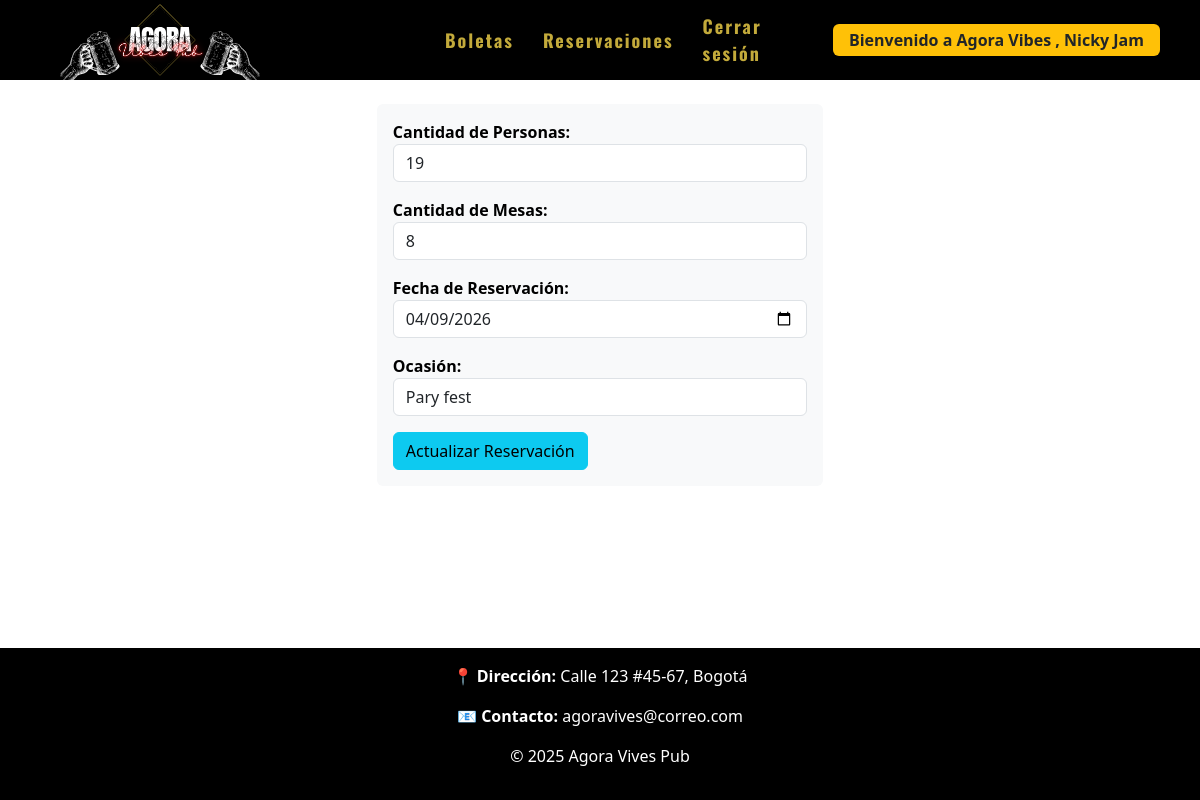
Page /reservacion/editar/9/ (signed in) on the committed database.
### LoginApp/models.py (models this page shows, shortened)
class Usuario(AbstractUser):
    username = None
    TIPOS = (
        (1, 'Administrador'),
        (2, 'Empleado'),
        (3, 'Cliente'),
    )
    numero_documento = models.IntegerField(unique=True, primary_key=True, verbose_name='Número de Documento')
    tipo = models.IntegerField(default=3, choices=TIPOS, verbose_name='Tipo')
    nombre_completo = models.CharField(max_length=50)
    correo = models.EmailField(max_length=30)
    is_active = models.BooleanField(default=True, verbose_name='Activo')
    is_superuser = models.BooleanField(default=False)
    objects = UsuarioManager()
    USERNAME_FIELD = 'numero_documento'
    REQUIRED_FIELDS = ['nombre_completo', 'correo', 'tipo']

### ReservacionApp/models.py (models this page shows, shortened)
class Reservacion(models.Model):
    user= models.ForeignKey(settings.AUTH_USER_MODEL, on_delete=models.CASCADE, verbose_name='Usuario')
    cantidad_personas= models.IntegerField(verbose_name='Cantidad de Personas')
    cantidad_mesas= models.IntegerField(verbose_name='Cantidad de Mesas')
    fecha_reservacion= models.DateField(verbose_name='Fecha de Reservación')
    ocasion= models.CharField(max_length=100, null=True, blank=True, verbose_name='Ocasión')

### ReservacionApp/views.py (the view)
# urls.py: path('editar/<int:id>/', views.editar_reserva, name='editar_reserva'),
def editar_reserva(request, id):
    reservacion = get_object_or_404(models.Reservacion, id=id)
    if reservacion.user != request.user:
        return redirect("reservacion")
    if request.method == "POST":
        form = ReservacionForm(request.POST, instance=reservacion, user=request.user)
        if form.is_valid():
            form.save()
            return redirect("reservacion")
    else:
        form = ReservacionForm(instance=reservacion, user=request.user)  # En GET pasamos solo el instance y el user
    return render(request, "editar_reserva.html", {"form": form})

### ReservacionApp/templates/editar_reserva.html (shortened to what this page needs)
{% extends "base.html" %}
{% block content %}
<div style="width: 40%; margin: auto;" class="fw-bold bg-light p-3 rounded">
    <form method="POST">
    {{ form.as_p }}
    <button type="submit" class="btn btn-info">
        Actualizar Reservación
    </button>
</form>
</div>
{% endblock %}

### AgoraVibesApp/templates/base.html (shortened to what this page needs)
<!DOCTYPE html>
<html lang="en">
<head>
  {% load static %}
  <link href="https://cdn.jsdelivr.net/npm/bootstrap@5.3.2/dist/css/bootstrap.min.css" rel="stylesheet">
  <link href="https://unpkg.com/aos@2.3.4/dist/aos.css" rel="stylesheet">
  <link href="https://fonts.bunny.net/css?family=Nunito" rel="stylesheet">
  <link rel="stylesheet" href="{% static '/css/miapp.css' %}">
</head>
<body class="d-flex flex-column min-vh-100">
  <header class="container-fluid">
    <div class="container d-flex justify-content-between align-items-center">
      <div class="logo">
        <a href="{% url 'inicio' %}">
          <img src="{% static 'img/logo1.svg' %}" alt="logo">
        </a>
      </div>
      <nav>
        <ul>
          {% if request.user.tipo == 3 %}
              <a href="{% url 'lista' %}">Boletas</a>
              <a href="{% url 'reservacion' %}">Reservaciones</a>
          {% endif %}
          {% if user.is_authenticated %}
            <li class="d-flex align-items-center gap-3">
              <a href="{% url 'cerrar_sesion' %}">Cerrar sesión</a>
              <span class="badge bg-warning text-dark fs-6 px-3 py-2 ">
                Bienvenido a Agora Vibes , {{ user.nombre_completo| title}}
              </span>
            </li>
          {% else %}
            <li><a href="{%url 'login'%}">Iniciar sesión</a></li>
            <li><a href="{%url 'registro'%}">Registrarse</a></li>
          {% endif %}
        </ul>
      </nav>
    </div>
  </header>
  <main class="py-4 container flex-fill">
    {% block content %}
    {% endblock%}
  </main>
  <footer class="footer">
    <p><strong>📍 Dirección:</strong> Calle 123 #45-67, Bogotá</p>
    <p><strong>📧 Contacto:</strong> agoravives@correo.com</p>
    <p>&copy; 2025 Agora Vives Pub</p>
  </footer>
</body>
</html>

### AgoraVibesApp/static/css/miapp.css (style rules this page uses)
body { background-color: #ffffff; color: #000; }
.logo img { height: 200px; object-fit: contain; width: auto; }
.logo { margin-left: 20px; }
.footer { background-color: #000; padding: 1rem; text-align: center; color: rgb(255, 255, 255); margin-top: 2rem; }
header { background: #000; padding: 1.5rem 0; color: white; height: 80px; display: flex; align-items: center; }
header .container { display: flex; align-items: center; justify-content: space-between; padding: 10px; gap: 130px; }
nav { margin-left: 50px; display: flex; }
nav a { font-family: 'Oswald', sans-serif; font-size: 18px; letter-spacing: 2px; color: #ffffff; opacity: 0.8; transition: all 0.3s ease; color: rgb(244, 213, 74); text-decoration: none; font-weight: bold; margin-left: 5px; position: relative; }
nav a::after { content: ""; position: absolute; width: 0; height: 2px; background: #c59d5f; left: 0; bottom: -5px; transition: 0.3s; }
nav ul { list-style: none; align-items: center; padding: 0; margin: 0; display: flex; gap: 1.5rem; }

### rows in the picture
Usuario: nombre_completo "Nicky Jam"
Reservacion: cantidad_personas "19", cantidad_mesas "8", fecha_reservacion "04/09/2026", ocasion "Pary fest"
